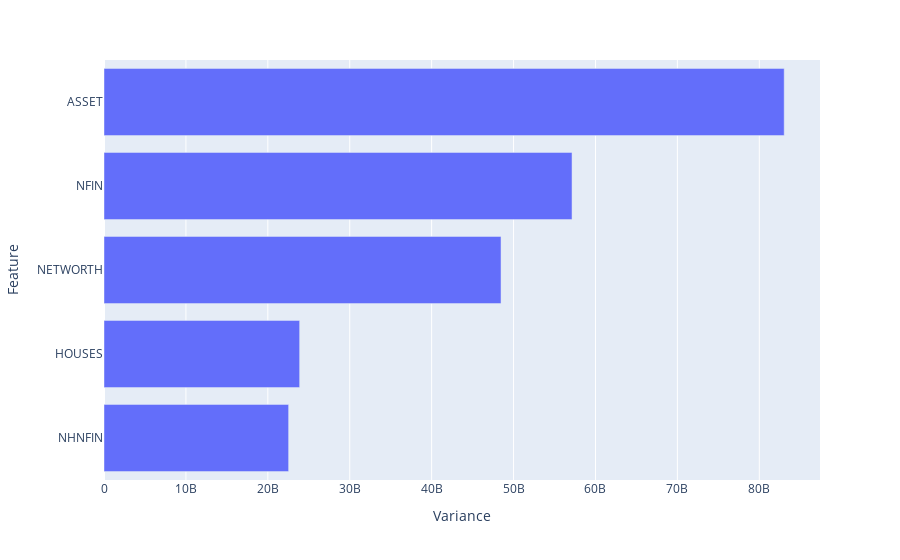

Notebook code for this chart:
### Markdown cell above
## Test Function

### Code cell
serve_bar_chart(trimmed=False)

### Figure 1 — Plotly figure (JSON) as saved in the notebook; plotly's stock layout.template omitted (floating-point values rounded to 4 significant figures)
{"data": [{"alignmentgroup": "True", "hovertemplate": "x=%{x}<br>y=%{y}<extra></extra>", "legendgroup": "", "marker": {"color": "#636efa", "pattern": {"shape": ""}}, "name": "", "offsetgroup": "", "orientation": "h", "showlegend": false, "textposition": "auto", "type": "bar", "x": [22540000000.0, 23880000000.0, 48470000000.0, 57140000000.0, 83040000000.0], "xaxis": "x", "y": ["NHNFIN", "HOUSES", "NETWORTH", "NFIN", "ASSET"], "yaxis": "y"}], "layout": {"barmode": "relative", "legend": {"tracegroupgap": 0}, "margin": {"t": 60}, "xaxis": {"anchor": "y", "domain": [0, 1], "title": {"text": "Variance"}}, "yaxis": {"anchor": "x", "domain": [0, 1], "title": {"text": "Feature"}}}}
